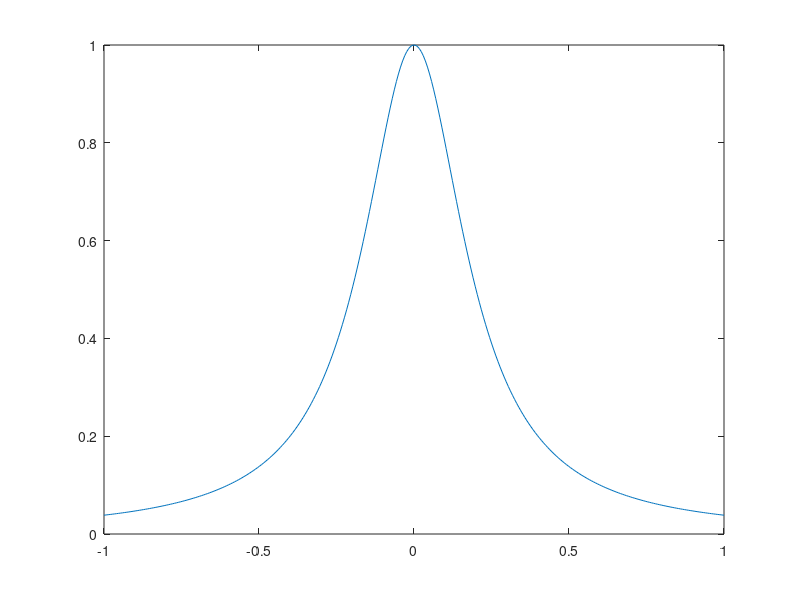

MATLAB code to generate this figure: (Note: this script raises an error after producing the figure.)
%%  Problem 3) Runge Function
%3 sets of points equidistant (linspace)
%x=5,11,21 points
%use LaGrange function
%plot interpolated eqn & original eqn

%% CODE
x=linspace(-1,1,300);
f=1./(1+25*x.^2);

    x5=linspace(-1,1,5);
        f5=1./(1+25.*x5.^2);
    x11=linspace(-1,1,11);
        f11=1./(1+25.*x11.^2);
    x21=linspace(-1,1,21);
        f21=1./(1+25.*x21.^2);

%Plotting original function
    plot(x,f)
    hold on
    
%Interpolation Functions 5,11,21
disp('LaGrange Polynomial: ')
    [y_int, ~]=laGrange2(x5,x5,f5) %suppress product output to condense answer (we like to keep asthetics)
        plot(x5,y_int)             %keep y_int output to see the EVOLUTION of interpolated equations

    [y_int, ~]=laGrange2(x11,x11,f11)
        plot(x11,y_int)

    [y_int, ~]=laGrange2(x21,x21,f21)
        plot(x21,y_int)
        
%Plotting info
    title('Lagrange + Runge Wombo Combo')
    legend('Original','5 points','11 points','21 points')
    %21 points is the most acurate interpolation because it has the most
    %points meaning that the distance between points is decreased(less
    %error).